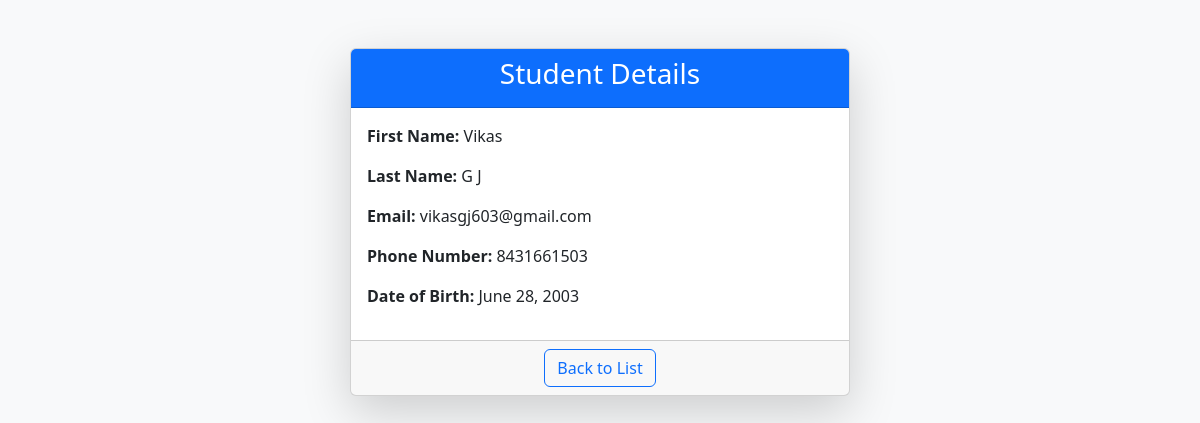
/students/2/, run on the app's committed database.
### students/models.py (models this page shows, shortened)
class Student(models.Model):
    first_name = models.CharField(max_length=50)
    last_name = models.CharField(max_length=50)
    phone_number = models.IntegerField(max_length=10)
    date_of_birth = models.DateField()
    email = models.EmailField(unique=True)

### students/views.py (the view)
# urls.py: path('students/<int:student_id>/', student_details, name = 'student_details')
def student_details(request, student_id):
    student = get_object_or_404(Student, id=student_id)
    return render(request, 'students/student_details.html',{'student':student})

### students/templates/students/student_details.html (shortened to what this page needs)
<!DOCTYPE html>
<html lang="en">
<head>
    <link href="https://cdn.jsdelivr.net/npm/bootstrap@5.3.0/dist/css/bootstrap.min.css" rel="stylesheet">
</head>
<body class="bg-light">
    <div class="container mt-5">
        <div class="card shadow-lg mx-auto" style="max-width: 500px;">
            <div class="card-header bg-primary text-white text-center">
                <h3>Student Details</h3>
            </div>
            <div class="card-body">
                <p><strong>First Name:</strong> {{ student.first_name }}</p>
                <p><strong>Last Name:</strong> {{ student.last_name }}</p>
                <p><strong>Email:</strong> {{ student.email }}</p>
                <p><strong>Phone Number:</strong> {{ student.phone_number }}</p>
                <p><strong>Date of Birth:</strong> {{ student.date_of_birth }}</p>
            </div>
            <div class="card-footer text-center">
                <a href="{% url 'student_list' %}" class="btn btn-outline-primary">Back to List</a>
            </div>
        </div>
    </div>
</body>
</html>

### data on the page
Student: first_name "Vikas", last_name "G J", email "vikasgj603@gmail.com", phone_number "8431661503", date_of_birth "June 28, 2003"
